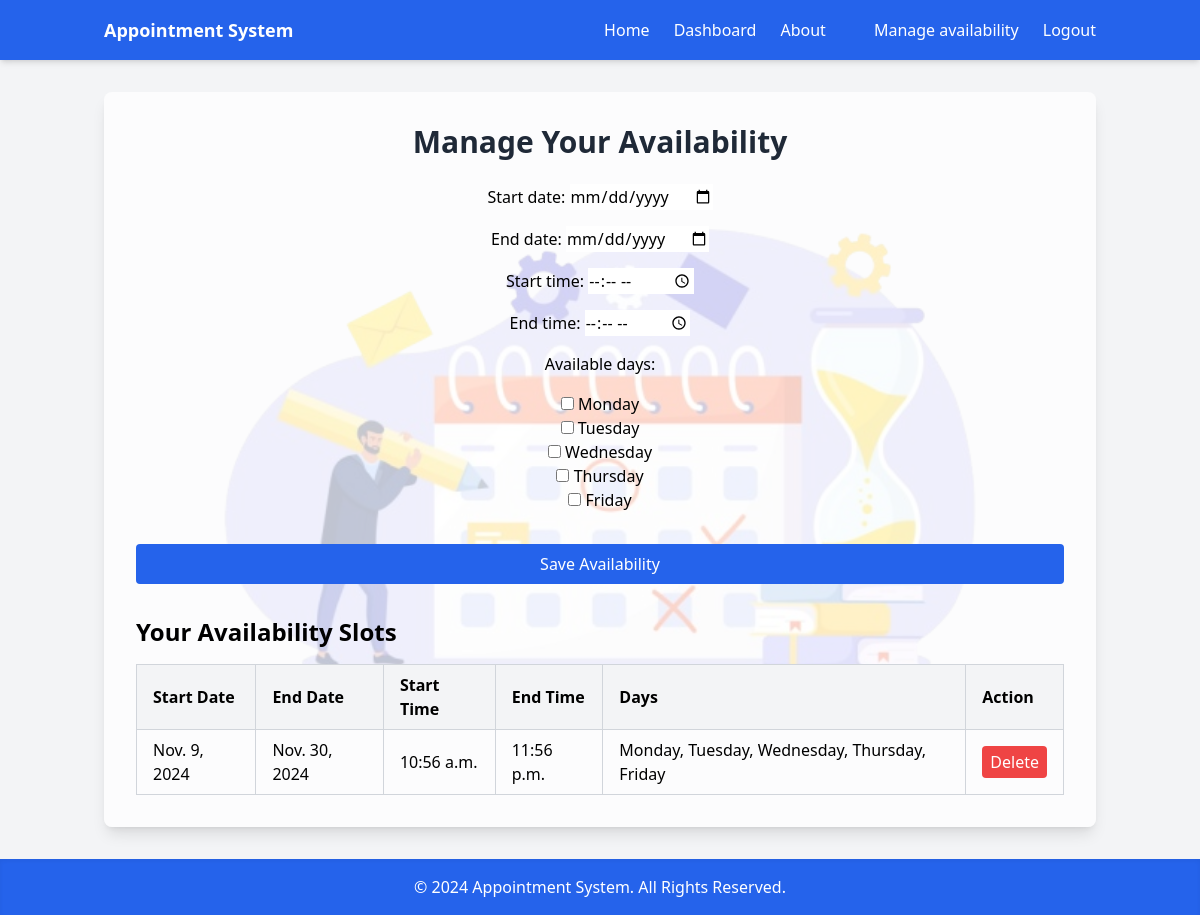
The app's page /appointments/manage_appointments/ (signed in), older data.
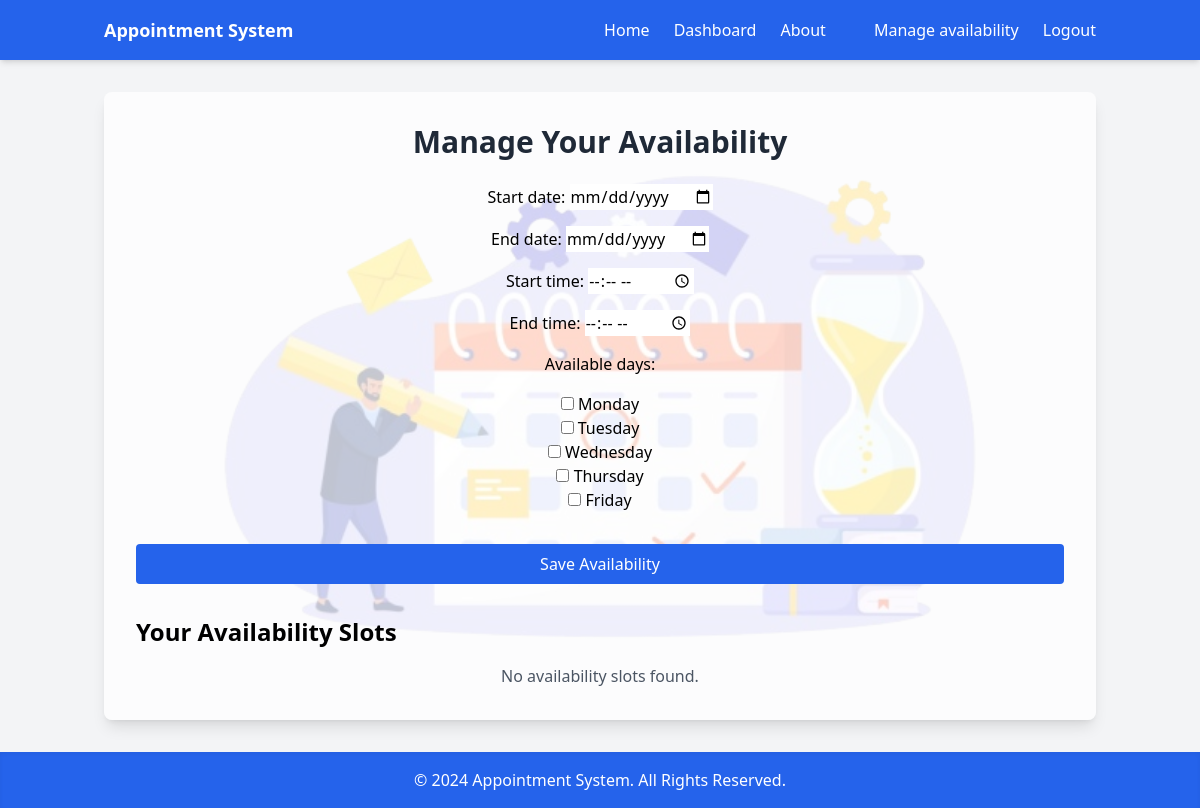
The same page, newer data.
### appointments/models.py (models this page shows, shortened)
class Availability(models.Model):
    staff = models.ForeignKey(Staff, on_delete=models.CASCADE, null=True, blank=True)
    start_date = models.DateField()
    end_date = models.DateField()
    start_time = models.TimeField()
    end_time = models.TimeField()
    available_days = models.CharField(max_length=255, blank=True, null=True)  # Storing available days as a string
    class Meta:
        unique_together = (('staff', 'start_date', 'end_date', 'start_time', 'end_time'),)

### appointments/views/appointments.py (the view)
# urls.py: path('manage_appointments/', manage_availability_view, name='manage_availability_view'),
@login_required
def manage_availability_view(request):
    if request.method == 'POST':
        form = StaffAvailabilityForm(request.POST)
        if form.is_valid():
            availability = form.save(commit=False)
            availability.staff = request.user.staff  # Assuming user is related to Staff model
            if availability.start_time and availability.end_time and availability.start_date and availability.end_date:
                if Availability.objects.filter(
                    staff=availability.staff,
                    start_date__lte=availability.end_date,
                    end_date__gte=availability.start_date,
                    start_time__lt=availability.end_time,  # Correct time comparison
                    end_time__gt=availability.start_time   # Correct time comparison
                ).exists():
                    messages.error(request, "Availability for this date and time range already exists.")
                else:
                    availability.save()  # Save the instance
                    messages.success(request, "Your availability has been updated successfully.")
                    return redirect('manage_availability_view')  # Stay on the same page after submission
            else:
                messages.error(request, "Start date, end date, start time, and end time are required.")
    else:
        form = StaffAvailabilityForm()
    availabilities = Availability.objects.filter(staff=request.user.staff)
    for availability in availabilities:
        if isinstance(availability.available_days, str):
            availability.available_days = availability.available_days.strip('[]').replace("'", "").split(', ')
    return render(request, 'appointments/manage_availability.html', {'form': form, 'availabilities': availabilities})

### appointments/forms.py (shortened to what this page needs)
class StaffAvailabilityForm(forms.ModelForm):
    start_date = forms.DateField(
        widget=forms.DateInput(attrs={'type': 'date'}),
        required=True,
    )
    end_date = forms.DateField(
        widget=forms.DateInput(attrs={'type': 'date'}),
        required=True,
    )
    start_time = forms.TimeField(
        widget=forms.TimeInput(attrs={'type': 'time'}),
        required=True,
    )
    end_time = forms.TimeField(
        widget=forms.TimeInput(attrs={'type': 'time'}),
        required=True,
    )
    available_days = forms.MultipleChoiceField(
        choices=[
            ('Monday', 'Monday'),
            ('Tuesday', 'Tuesday'),
            ('Wednesday', 'Wednesday'),
            ('Thursday', 'Thursday'),
            ('Friday', 'Friday')
        ],
        widget=forms.CheckboxSelectMultiple,
        required=False  # Optional, depending on your logic
    )
    class Meta:
        model = Availability
        fields = ['start_date', 'end_date', 'start_time', 'end_time', 'available_days']

### appointments/templates/appointments/manage_availability.html (shortened to what this page needs)
{% extends 'appointments/base.html' %}
{% block link2 %}
<li><a href="{% url 'manage_availability_view' %}" class="hover:underline">Manage availability</a></li>
{% endblock %}
{% block link3 %}
<a href="{% url 'logout' %}" class="hover:underline">Logout</a>
{% endblock %}
{% block content %}
<div class="flex flex-col bg-contain bg-center bg-no-repeat" style="background-image: url('../../static/assest/fdsgfdArtboard-1-2048x1152-removebg-preview.png');">
    <div class="flex items-center justify-center flex-1">
        <div class="bg-white bg-opacity-75 shadow-lg rounded-lg p-8 w-full max-w-screen-lg">
            <h2 class="text-3xl font-bold mb-6 text-center text-gray-800">Manage Your Availability</h2>
            <form method="post" class="space-y-4 text-center">
                {{ form.as_p }}
                <button type="submit" class="w-full bg-blue-600 hover:bg-blue-700 text-white py-2 px-4 rounded transition duration-200">
                    Save Availability
                </button>
            </form>
            <h3 class="text-2xl font-semibold mt-8">Your Availability Slots</h3>
            {% if availabilities %}
                <div class="overflow-x-auto mt-4">
                    <table class="min-w-full table-auto text-left border-collapse border border-gray-200">
                        <thead class="bg-gray-100">
                            <tr>
                                <th class="border border-gray-300 px-4 py-2">Start Date</th>
                                <th class="border border-gray-300 px-4 py-2">End Date</th>
                                <th class="border border-gray-300 px-4 py-2">Start Time</th>
                                <th class="border border-gray-300 px-4 py-2">End Time</th>
                                <th class="border border-gray-300 px-4 py-2">Days</th>
                                <th class="border border-gray-300 px-4 py-2">Action</th>
                            </tr>
                        </thead>
                        <tbody>
                            {% for slot in availabilities %}
                            <tr class="hover:bg-gray-50">
                                <td class="border border-gray-300 px-4 py-2">{{ slot.start_date }}</td>
                                <td class="border border-gray-300 px-4 py-2">{{ slot.end_date }}</td>
                                <td class="border border-gray-300 px-4 py-2">{{ slot.start_time }}</td>
                                <td class="border border-gray-300 px-4 py-2">{{ slot.end_time }}</td>
                                <td class="border border-gray-300 px-4 py-2">{{ slot.available_days|join:", " }}</td>
                                <td class="border border-gray-300 px-4 py-2">
                                    <form action="{% url 'delete_availability' slot.id %}" method="post">
                                        <button type="submit" class="bg-red-500 hover:bg-red-700 text-white py-1 px-2 rounded transition duration-200">
                                            Delete
                                        </button>
                                    </form>
                                </td>
                            </tr>
                            {% endfor %}
                        </tbody>
                    </table>
                </div>
            {% else %}
                <p class="text-gray-600 mt-4 text-center">No availability slots found.</p>
            {% endif %}
        </div>
    </div>
</div>
{% endblock %}

Row changes from the older to the newer data that the page shows:
removed Availability: start_date "Nov. 9, 2024", end_date "Nov. 30, 2024", start_time "10:56 a.m.", end_time "11:56 p.m.", available_days "Monday, Tuesday, Wednesday, Thursday, Friday"
Text that changed along with them:
text no longer shown: "Start Date End Date Start Time End Time Days Action"
text now shown: "No availability slots found."
